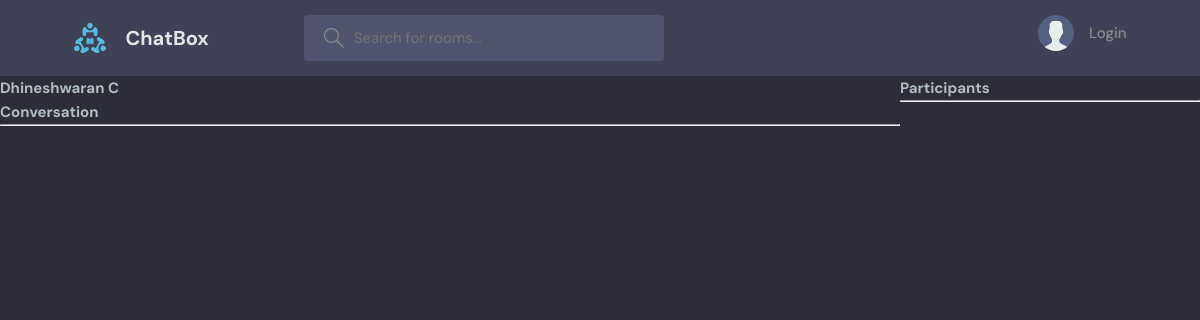
/room/12/, run on an earlier commit of the app's database.
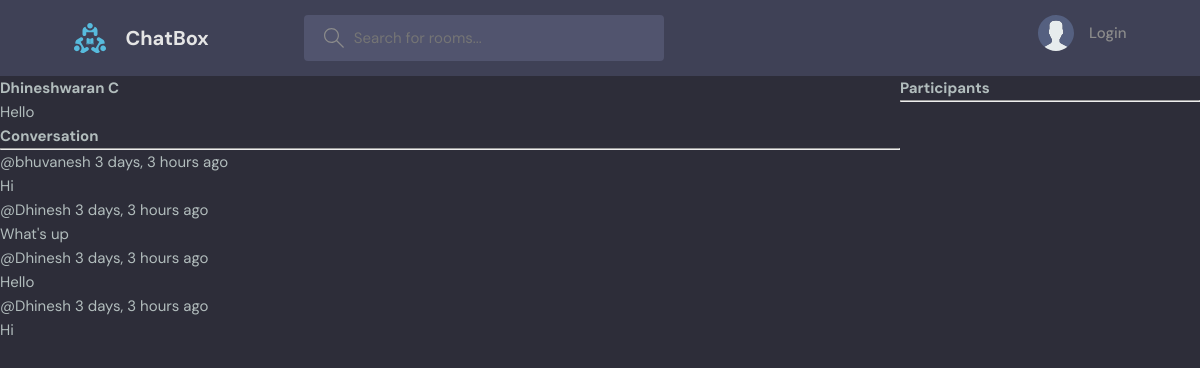
And on a later commit of the database.
### base/models.py (models this page shows, shortened)
class Room(models.Model):
    host = models.ForeignKey(User, on_delete=models.SET_NULL, null=True)
    topic = models.ForeignKey(Topic, on_delete=models.SET_NULL, null=True)
    name = models.CharField(max_length=200)
    description = models.TextField(null=True, blank=True)
    participants = models.ManyToManyField(User, related_name='participants', blank=True)
    updated = models.DateTimeField(auto_now=True)
    created = models.DateTimeField(auto_now_add=True)
    class Meta:
        ordering = ['-updated', '-created']

class Message(models.Model):
    user = models.ForeignKey(User, on_delete=models.CASCADE)
    room = models.ForeignKey(Room, on_delete=models.CASCADE)
    body = models.TextField()
    updated = models.DateTimeField(auto_now=True)
    created = models.DateTimeField(auto_now_add=True)
    class Meta:
        ordering = ['-updated', '-created']

### base/views.py (the view, shortened to what this page needs)
# urls.py: path('room/<str:pk>/',views.room,name="room"),
def room(request,pk):
    room = Room.objects.get(id=pk)
    room_messages = room.message_set.all()
    participants = room.participants.all()
    context = {'room':room,'room_messages':room_messages,'participants':participants}
    return render(request,'base/room.html',context)

### base/templates/base/room.html (shortened to what this page needs)
{% extends 'main.html' %}
{% block content %}
<div class="room-container">
    <div>
<h1>{{ room.name }}</h1>
<p>{{room.description}}</p>
<div class="comment-wrapper">
    <h3>Conversation</h3>
    <hr>
    {% for message in room_messages %}
    <div>
        <small>@{{message.user}} {{message.created|timesince}} ago</small>
        <p>{{message.body}}</p>
    </div>
    {% endfor %}
</div>
    </div>
    <div>
        <h3>Participants</h3>
        <hr>
    </div>
</div>
{% endblock %}

### templates/main.html (shortened to what this page needs)
<!DOCTYPE html>
{% load static %}
<html lang="en">
  <head>
    <link rel="stylesheet" href="{% static 'styles/style.css' %}" />
  </head>
  <body>
    {% include 'navbar.html' %}
    {% block content %}
    {% endblock %}
  </body>
</html>

### templates/navbar.html (shortened to what this page needs)
{% load static %}
<header class="header header--loggedIn">
    <div class="container">
      <a href="{% url 'home' %}" class="header__logo">
        <img src="{% static 'images/logo.svg' %}" />
        <h1>ChatBox</h1>
      </a>
      <form class="header__search" method="GET" action="{% url 'home' %}">
        <label>
          <input name="q" placeholder="Search for rooms..." />
        </label>
      </form>
      <nav class="header__menu">
        {% if request.user.is_authenticated %}
        <div class="header__user">
          <a href="profile.html">
            <div class="avatar avatar--medium active">
              <img src="https://randomuser.me/api/portraits/men/37.jpg" />
            </div>
            <p>{{request.user.username}} <span>@{{request.user.username}}</span></p>
          </a>
          <button class="dropdown-button">
            <svg version="1.1" xmlns="http://www.w3.org/2000/svg" width="32" height="32" viewBox="0 0 32 32">
              <title>chevron-down</title>
              <path d="M16 21l-13-13h-3l16 16 16-16h-3l-13 13z"></path>
            </svg>
          </button>
        </div>
        {% else %}
        <a href="{% url 'login' %}">
          <img src="{% static 'images/avatar.svg' %}" />
          <p>Login</p>
        </a>
        {% endif %}
      </nav>
    </div>
  </header>

### static/styles/style.css (style rules this page uses)
:root { --color-main: #71c6dd; --color-main-light: #e1f6fb; --color-dark: #3f4156; --color-dark-medium: #51546e; --color-dark-light: #696d97; --color-light: #e5e5e5; --color-gray: #8b8b8b; --color-light-gray: #b2bdbd; --color-bg: #2d2d39; --color-success: #5dd693; --color-error: #fc4b0b; }
* { font-family: "DM Sans", -apple-system, BlinkMacSystemFont, "Segoe UI", Roboto, Oxygen, Ubuntu, Cantarell, "Open Sans", "Helvetica Neue", sans-serif; margin: 0; padding: 0; box-sizing: border-box; text-rendering: optimizeLegibility; font-size: inherit; }
html { font-size: 56.25%; }
@media only screen and (min-width: 1200px) { html { font-size: 62.5%; } }
body { line-height: 1.6; font-weight: 400; font-size: 1.5rem; color: var(--color-light-gray); background-color: var(--color-bg); min-height: 100vh; }
img { width: 100%; }
a { display: inline-block; color: var(--color-main); text-decoration: none; }
.container { max-width: 120rem; width: 90%; margin: auto; }
.header { padding: 1.5rem; background-color: var(--color-dark); }
.header > .container { display: flex; gap: 9.5rem; }
.header__logo, .header__user { display: flex; gap: 2rem; align-items: center; }
.header__logo > img { height: 3.2rem; width: 3.2rem; }
.header__logo > h1 { font-weight: 700; font-size: 2rem; color: var(--color-light); }
.header__search > label { background-color: var(--color-dark-medium); padding: 1.3rem 1rem; display: flex; align-items: center; gap: 1rem; border-radius: 4px; }
.header__search svg { fill: var(--color-gray); width: 2rem; height: 2rem; margin-left: 1rem; }
.header__search input { width: 30rem; background: transparent; border: none; outline: none; color: var(--color-light); }
.header__menu { margin-left: auto; position: relative; }
.header__menu a { display: flex; gap: 1.5rem; align-items: center; font-weight: 500; text-decoration: none; color: var(--color-gray); }
.header__menu img { height: 3.6rem; }
.header__menu p { line-height: 1.2; }

### base/templates/base/room.html (style rules this page uses)
.room-container { display: grid; grid-template-columns: 3fr 1fr; }

What changed in the data, as far as the page shows it:
changed Room "Dhineshwaran C": description (not shown) → "Hello"
added Message: user "bhuvanesh", created "3 days, 3 hours", body "Hi"
added Message: user "Dhinesh", created "3 days, 3 hours", body "What's up"
added Message: user "Dhinesh", created "3 days, 3 hours", body "Hello"
added Message: user "Dhinesh", created "3 days, 3 hours", body "Hi"
